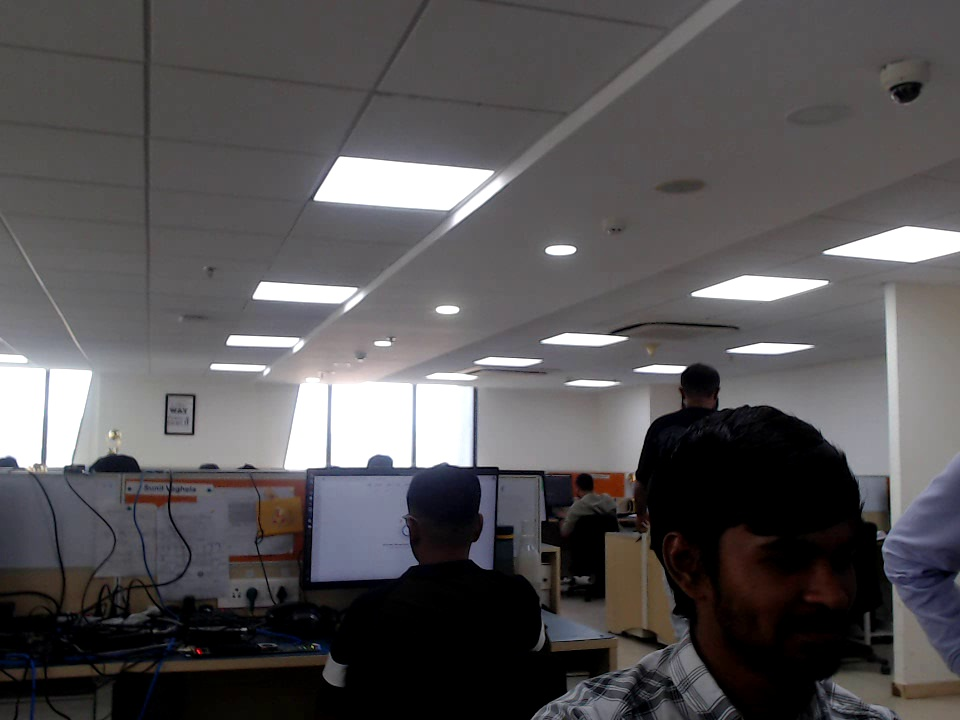
//> input picture im2.jpg, 960 x 720 px, given in place of the camera
$ ./def   (built with g++ and OpenCV 4)
//> lines starting //> are read from the running program, lines starting //| are printed output that depends on the picture; after the words box and inside, x2 and y2 are one past the last pixel; in counts of white or black regions, pixels touching at a corner belong together
// g++ -std=c++17 -O2 stitch_fg_bg.cpp -o stitch `pkg-config --cflags --libs opencv4`
// Usage: ./stitch [cam0] [cam1]
// Example: ./stitch 0 1   OR   ./stitch video1.mp4 video2.mp4

#include <opencv2/opencv.hpp>
#include <opencv2/stitching/detail/seam_finders.hpp>
#include <opencv2/stitching/detail/blenders.hpp>
#include <opencv2/stitching/detail/exposure_compensate.hpp>

using namespace cv;
using namespace cv::detail;
using std::vector;
int blend_type = Blender::MULTI_BAND;
// ---- Helpers ----

// Compute projected corners of an image under H
static void projectCorners(const Size &sz, const Mat &H, std::array<Point2f,4> &out) {
	vector<Point2f> c = { Point2f(0,0), Point2f((float)sz.width,0),
		Point2f((float)sz.width,(float)sz.height), Point2f(0,(float)sz.height) };
	perspectiveTransform(c, c, H);
	for (int i = 0; i < 4; ++i) out[i] = c[i];
}

static Rect2f bboxOf(const std::array<Point2f,4> &c) {
	float minx = c[0].x, miny = c[0].y, maxx = c[0].x, maxy = c[0].y;
	for (int i = 1; i < 4; ++i) {
		minx = std::min(minx, c[i].x); miny = std::min(miny, c[i].y);
		maxx = std::max(maxx, c[i].x); maxy = std::max(maxy, c[i].y);
	}
	return Rect2f(Point2f(minx, miny), Point2f(maxx, maxy));
}

static Mat translationH(double tx, double ty) {
	Mat T = Mat::eye(3,3,CV_64F);
	T.at<double>(0,2) = tx; T.at<double>(1,2) = ty;
	return T;
}

static vector<DMatch> goodMatches(const vector<vector<DMatch>> &knn12,
		const vector<vector<DMatch>> &knn21,
		float ratio=0.75f) {
	vector<DMatch> m12;
	for (const auto &kv : knn12) {
		if (kv.size() < 2) continue;
		if (kv[0].distance < ratio * kv[1].distance) m12.push_back(kv[0]);
	}
	std::map<int,int> best21;
	for (const auto &kv : knn21) if (!kv.empty()) best21[kv[0].trainIdx] = kv[0].queryIdx;
	vector<DMatch> out;
	out.reserve(m12.size());
	for (const auto &m : m12) {
		auto it = best21.find(m.trainIdx);
		if (it != best21.end() && it->second == m.queryIdx) out.push_back(m);
	}
	return out;
}

int main(int argc, char** argv) {
	// ---- Open inputs ----
	VideoCapture cap0, cap1;
	if (argc >= 3) {
		// Try opening as numbers (camera indices)
	//	bool ok0 = cap0.open(std::string(argv[1]).size() == 1 && isdigit(argv[1][0]) ? std::stoi(argv[1]) : argv[1]);
	//	bool ok1 = cap1.open(std::string(argv[2]).size() == 1 && isdigit(argv[2][0]) ? std::stoi(argv[2]) : argv[2]);
		cap0.open(argv[1]);
	        cap1.open(argv[2]);
		// [4 lines of commented-out code are left out]
	} else {
		cap0.open(0);
		cap1.open(1);
	}
	if (!cap0.isOpened() || !cap1.isOpened()) {
		std::cerr << "Error: cannot open inputs.\n";
		return 1;
	}

	// ---- Background subtractors ----
	Ptr<BackgroundSubtractor> bg0 = createBackgroundSubtractorMOG2(500, 16.0, true);
	Ptr<BackgroundSubtractor> bg1 = createBackgroundSubtractorMOG2(500, 16.0, true);

	// ---- Feature detector/descriptor + matcher ----
	Ptr<Feature2D> orb = ORB::create(3000);
	BFMatcher matcher(NORM_HAMMING, false);

	// ---- Seam finder / blender / exposure ----
	Ptr<SeamFinder> seamFinder = makePtr<GraphCutSeamFinder>(GraphCutSeamFinderBase::COST_COLOR);
	Ptr<ExposureCompensator> compensator = ExposureCompensator::createDefault(ExposureCompensator::GAIN_BLOCKS);
	Ptr<Blender> blender = Blender::createDefault(Blender::MULTI_BAND, false);
	const int NUM_BANDS = 5;

	Mat f0, f1;

	namedWindow("cam0", WINDOW_NORMAL);
	namedWindow("cam1", WINDOW_NORMAL);
	namedWindow("stitched", WINDOW_NORMAL);

	while (true) {
		if (!cap0.read(f0) || !cap1.read(f1)) break;
//> f0 is the input picture: 720 rows x 960 cols, CV_8UC3; mean B, G, R 85.9, 84.3, 86.7

		// ---- Background masks (invert to keep background) ----
		Mat fg0, fg1, bgMask0, bgMask1;
		bg0->apply(f0, fg0, -1);
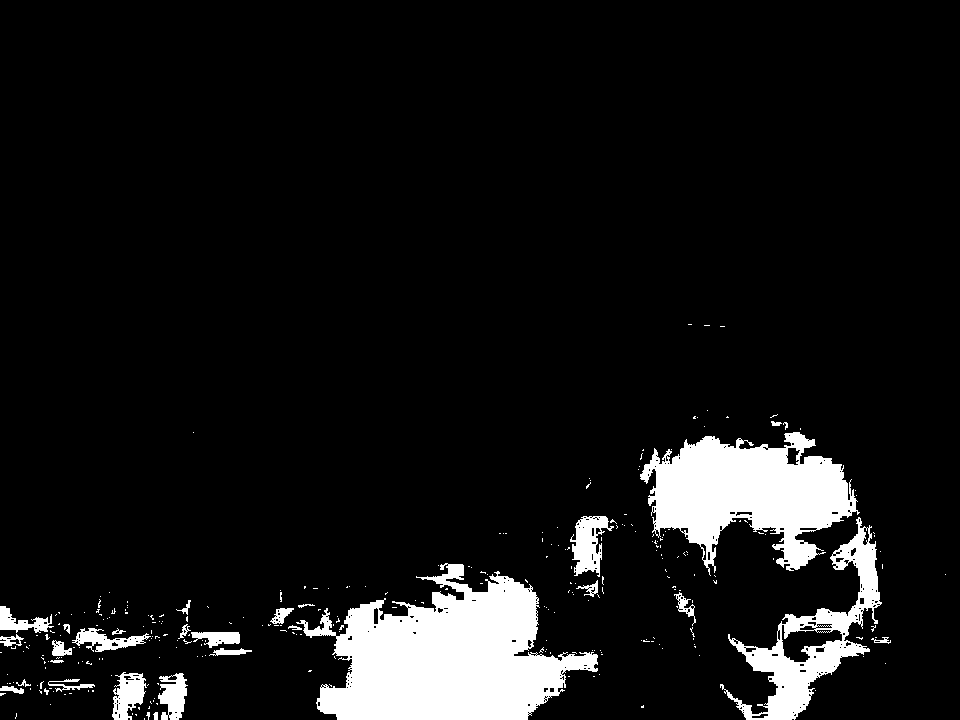
//> fg0: 720 rows x 960 cols, CV_8UC1; values 127 (black) and 255 (white), 8.7% white; 296 white regions (267 under 20 px), largest, box (x1, y1, x2, y2) and area: (296, 563, 598, 720) 26603, (640, 432, 860, 576) 17188, (720, 517, 882, 720) 7923
		bg1->apply(f1, fg1, -1);

		threshold(fg0, fg0, 200, 255, THRESH_BINARY);
		threshold(fg1, fg1, 200, 255, THRESH_BINARY);
		bitwise_not(fg0, bgMask0);
		bitwise_not(fg1, bgMask1);

		// ---- Feature detection on background only ----
		vector<KeyPoint> k0, k1;
		Mat d0, d1;
		orb->detectAndCompute(f0, bgMask0, k0, d0);
//> k0 = 2777 keypoints; strongest (x, y, size): (684, 367, 31), (683, 368, 53.6), (680, 367, 64.3), (679, 368, 77.1)
		orb->detectAndCompute(f1, bgMask1, k1, d1);
//> k1 has the same summary as k0

		if (d0.empty() || d1.empty()) {
			imshow("cam0", f0); imshow("cam1", f1);
			if ((waitKey(1) & 0xFF) == 27) break;
			continue;
		}

		// ---- Matching + Homography ----
		vector<vector<DMatch>> knn01, knn10;
		matcher.knnMatch(d0, d1, knn01, 2);
//> knn01 = 2777 matches
		matcher.knnMatch(d1, d0, knn10, 2);
//> knn10 = 2777 matches
		vector<DMatch> matches = goodMatches(knn01, knn10, 0.75f);
//> after the loop in goodMatches, `for (const auto &kv : knn21) if (!kv.empty()) best21[kv[0].trainIdx] =..`: best21 = 2777 items
//> after the loop in goodMatches, `for (const auto &m : m12)`: out = 2777 matches
//> matches = 2777 matches

		if (matches.size() < 12) {
			imshow("cam0", f0); imshow("cam1", f1);
			if ((waitKey(1) & 0xFF) == 27) break;
			continue;
		}

		vector<Point2f> p0, p1_pts;
		for (const auto &m : matches) {
			p0.push_back(k0[m.queryIdx].pt);
			p1_pts.push_back(k1[m.trainIdx].pt);
		}
//> after the loop, p0 = 2777 Points (x, y), first 12: [921, 84], [834, 688], [676, 688], [891, 89], [894, 90], [892, 93], [895, 93], [892, 96], [900, 101], [658, 688], [340, 157], [610, 688]; p1_pts has the same summary as p0

		Mat H10 = findHomography(p1_pts, p0, RANSAC, 3.0);
//> H10 = [[1, -9.03e-16, 7.45e-14], [-3.5e-16, 1, 2.99e-14], [-6.2e-19, -2.14e-18, 1]]
		if (H10.empty()) continue;

		// ---- Build panorama geometry ----
		std::array<Point2f,4> c1proj;
		projectCorners(f1.size(), H10, c1proj);
//> in projectCorners, `vector<Point2f> c = { Point2f(0,0), Point2f((float)sz.width,0), Point2..`: c = 4 Points (x, y): [0, 0], [960, 0], [960, 720], [0, 720]
//> c1proj has the same summary as c in projectCorners
		std::array<Point2f,4> c0 = { Point2f(0,0), Point2f((float)f0.cols,0),
			Point2f((float)f0.cols,(float)f0.rows), Point2f(0,(float)f0.rows) };
		Rect2f box1 = bboxOf(c1proj);
//> in bboxOf, `float minx = c[0].x, miny = c[0].y, maxx = c[0].x, maxy = c[0].y;`: minx = 7.45e-14; miny = 2.99e-14; maxx = 7.45e-14; maxy = 2.99e-14
//> the loop in bboxOf, `for (int i = 1; i < 4; ++i)` made 3 passes
//> (minx, maxy) on passes 1 to 3: (7.45e-14, 2.99e-14), (7.45e-14, 720), (-5.76e-13, 720)
//> after the loop in bboxOf, `for (int i = 1; i < 4; ++i)`: minx = -5.76e-13; miny = -3.06e-13; maxx = 960; maxy = 720
//> box1 = Rect(-5.76e-13, -3.06e-13, 960, 720)
		Rect2f box0 = bboxOf(c0);
//> box0 = Rect(0, 0, 960, 720)
		float minx = std::min(0.f, box1.x);
//> minx = -5.76e-13
		float miny = std::min(0.f, box1.y);
//> miny = -3.06e-13
		float maxx = std::max(box0.br().x, box1.br().x);
//> maxx = 960
		float maxy = std::max(box0.br().y, box1.br().y);
//> maxy = 720

		int panoW = (int)std::ceil(maxx - minx);
//> panoW = 960
		int panoH = (int)std::ceil(maxy - miny);
//> panoH = 720

		Mat T = translationH(-minx, -miny);
//> T = [[1, 0, 5.76e-13], [0, 1, 3.06e-13], [0, 0, 1]]
		Mat H10t = T * H10;
//> H10t = [[1, -9.03e-16, 6.5e-13], [-3.5e-16, 1, 3.36e-13], [-6.2e-19, -2.14e-18, 1]]

		// ---- Warp images into panorama ----
		Mat f1_warp, m1_warp;
		warpPerspective(f1, f1_warp, H10t, Size(panoW, panoH), INTER_LINEAR, BORDER_CONSTANT);
		warpPerspective(bgMask1, m1_warp, H10t, Size(panoW, panoH), INTER_NEAREST, BORDER_CONSTANT);

		Mat f0_canvas(panoH, panoW, f0.type(), Scalar::all(0));
//> f0_canvas: 720 rows x 960 cols, CV_8UC3; every value is 0
		Mat m0_canvas(panoH, panoW, CV_8U, Scalar::all(0));
//> m0_canvas: 720 rows x 960 cols, CV_8UC1; every value is 0
		Rect r0((int)std::round(-minx), (int)std::round(-miny), f0.cols, f0.rows);
//> r0 = Rect(0, 0, 960, 720)
		f0.copyTo(f0_canvas(r0));
		Mat tmpMask0(f0.rows, f0.cols, CV_8U, Scalar::all(255));
		tmpMask0 = min(tmpMask0, bgMask0);
		tmpMask0.copyTo(m0_canvas(r0));

		// ---- Prepare for seam finding ----
		vector<Point> corners = { r0.tl(), Point(0,0) };
		vector<UMat> imgsU(2), masksU(2);
		f0_canvas.convertTo(imgsU[0], CV_16S);
		f1_warp.convertTo(imgsU[1], CV_16S);
		m0_canvas.copyTo(masksU[0]);
		m1_warp.copyTo(masksU[1]);

		seamFinder->find(imgsU, corners, masksU);

		// ---- Exposure compensation (corrected block) ----
		vector<UMat> imgsForComp(2), masksForComp(2);
		f0_canvas.copyTo(imgsForComp[0]);
		f1_warp.copyTo(imgsForComp[1]);
		m0_canvas.copyTo(masksForComp[0]);
		m1_warp.copyTo(masksForComp[1]);

		compensator->feed(corners, imgsForComp, masksForComp);
		compensator->apply(0, corners[0], imgsForComp[0], masksForComp[0]);
		compensator->apply(1, corners[1], imgsForComp[1], masksForComp[1]);

		// ---- Multi-band blending ----
		//blender->setNumBands(NUM_BANDS);
		// Cast to MultiBandBlender before setting bands
		if (blend_type == Blender::MULTI_BAND) {
			MultiBandBlender* mb = dynamic_cast<MultiBandBlender*>(blender.get());
			if (mb) {
				mb->setNumBands(NUM_BANDS);
			}
		}

		blender->prepare(corners, vector<Size>{ imgsForComp[0].size(), imgsForComp[1].size() });

		//blender->prepare(corners, vector<Size>{ imgsForComp[0].size(), imgsForComp[1].size() });

		for (int i = 0; i < 2; i++) {
			Mat img16;
			imgsForComp[i].convertTo(img16, CV_16S);
			blender->feed(img16, masksForComp[i], corners[i]);
		}

		Mat pano16, panoMask;
		blender->blend(pano16, panoMask);
		Mat pano;
		pano16.convertTo(pano, CV_8U);

		// ---- Show ----
		imshow("cam0", f0);
		imshow("cam1", f1);
		imshow("stitched", pano16);

		int key = waitKey(1) & 0xFF;
//> the Esc key is pressed
		if (key == 27) break;
	}

	return 0;
}

$ run again, on w_wave.jpg
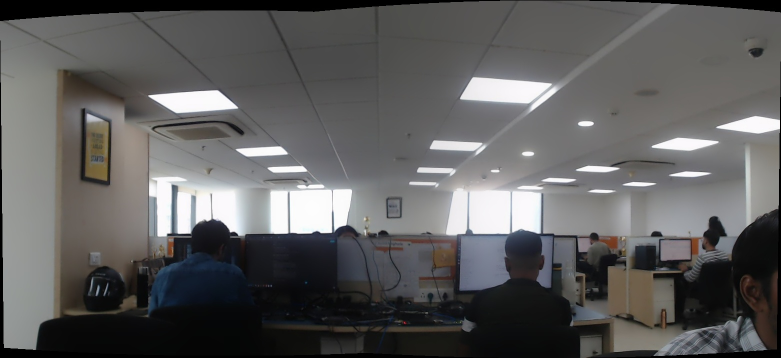
//> input picture w_wave.jpg, 1562 x 716 px, given in place of the camera (shown at 1/2 size)
//> f0 is the input picture: 716 rows x 1562 cols, CV_8UC3; mean B, G, R 93.5, 93.6, 94.1
//> `bg0->apply(f0, fg0, -1);`:
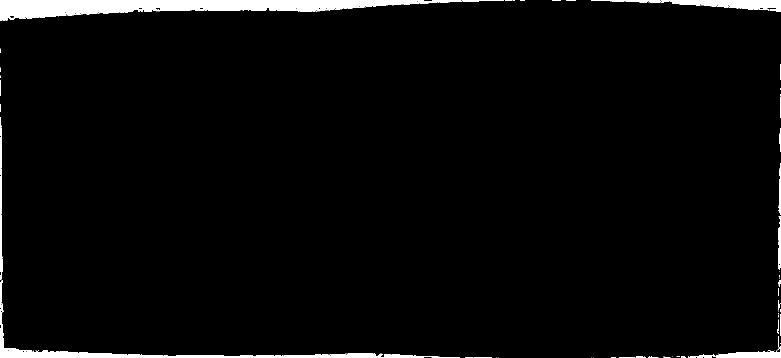
//> fg0: 716 rows x 1562 cols, CV_8UC1 (shown at 1/2 size); values 127 (black) and 255 (white), 3.1% white; 60 white regions (36 under 20 px), largest, box (x1, y1, x2, y2) and area: (0, 0, 1008, 42) 19262, (0, 234, 920, 716) 8448, (1218, 0, 1562, 24) 3535
//> `bitwise_not(fg0, bgMask0);`:
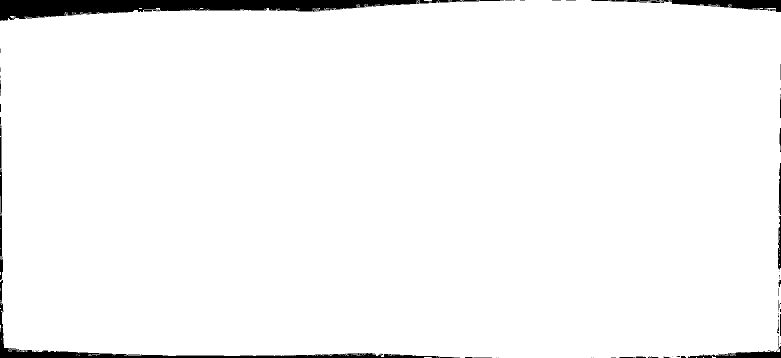
//> bgMask0: 716 rows x 1562 cols, CV_8UC1 (shown at 1/2 size); 96.9% white; 60 black regions (36 under 20 px), largest, box (x1, y1, x2, y2) and area: (0, 0, 1008, 42) 19262, (0, 234, 920, 716) 8448, (1218, 0, 1562, 24) 3535
//> k0 = 3000 keypoints; strongest (x, y, size): (461, 461, 53.6), (461, 462, 44.6), (461, 463, 37.2), (460, 463, 31)
//> k1 has the same summary as k0
//> knn01 = 3000 matches
//> after the loop in goodMatches, `for (const auto &kv : knn21) if (!kv.empty()) best21[kv[0].trainIdx] =..`: best21 = 3000 items
//> after the loop in goodMatches, `for (const auto &m : m12)`: out = 3000 matches
//> after the loop `for (const auto &m : matches)`: p0 = 3000 Points (x, y), first 12: [918, 498], [1498, 101], [1501, 103], [1502, 106], [1499, 108], [946, 155], [944, 156], [1101, 168], [1422, 683], [435, 181], [1428, 680], [298, 191]; p1_pts has the same summary as p0
//> H10 = [[1, 3.78e-15, 8.39e-13], [1.15e-15, 1, 8.89e-13], [1.67e-18, -1.42e-18, 1]]
//> c = 4 Points (x, y): [0, 0], [1562, 0], [1562, 716], [0, 716]
//> c1proj has the same summary as c in projectCorners
//> in bboxOf, `float minx = c[0].x, miny = c[0].y, maxx = c[0].x, maxy = c[0].y;`: minx = 8.39e-13; miny = 8.89e-13; maxx = 8.39e-13; maxy = 8.89e-13
//> the loop in bboxOf, `for (int i = 1; i < 4; ++i)` made 3 passes
//> maxy on passes 1 to 3: 2.68e-12, 716, 716
//> after the loop in bboxOf, `for (int i = 1; i < 4; ++i)`: minx = 8.39e-13; miny = 8.89e-13; maxx = 1562; maxy = 716
//> box1 = Rect(8.39e-13, 8.89e-13, 1562, 716)
//> `float minx = std::min(0.f, box1.x);`: minx = 0
//> `float maxx = std::max(box0.br().x, box1.br().x);`: maxx = 1562
//> `float maxy = std::max(box0.br().y, box1.br().y);`: maxy = 716
//> panoW = 1562
//> panoH = 716
//> in translationH, `T.at < double >(0, 2)= tx`: T = [[1, 0, 0], [0, 1, 0], [0, 0, 1]]
//> H10t has the same summary as H10
//> f0_canvas: 716 rows x 1562 cols, CV_8UC3; every value is 0
//> m0_canvas: 716 rows x 1562 cols, CV_8UC1; every value is 0
//> r0 = Rect(0, 0, 1562, 716)
